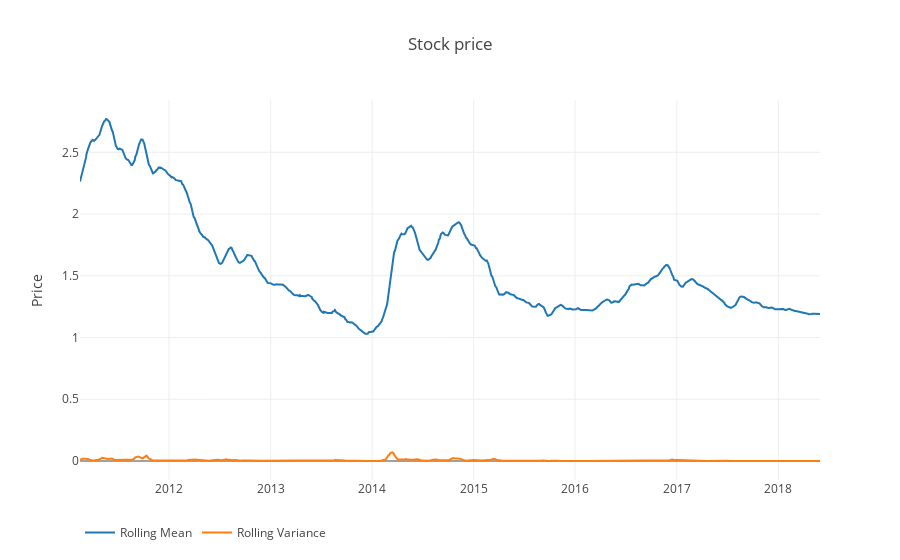

Here is the notebook cell this chart was saved with:
### Markdown cell above
### Stationarity tests

### Code cell
ts = df_adj['Close']

rolling_stats = da.roll_stats(ts=ts, window=30)
da.plotscatter(rolling_stats)
da.tsplot(ts, lags=30)

### Figure 1 — Plotly figure (JSON) as saved in the notebook; plotly's stock layout.template omitted (floating-point values rounded to 4 significant figures; data arrays with more than 128 entries replaced by an {"elided": "..."} marker saying what was removed)
{"data": [{"name": "Rolling Mean", "type": "scatter", "x": {"elided": "1804 str values"}, "y": {"elided": "1804 float values"}}, {"name": "Rolling Variance", "type": "scatter", "x": {"elided": "1804 str values"}, "y": {"elided": "1804 float values"}}], "layout": {"legend": {"orientation": "h"}, "title": "Stock price", "yaxis": {"title": "Price"}}}
